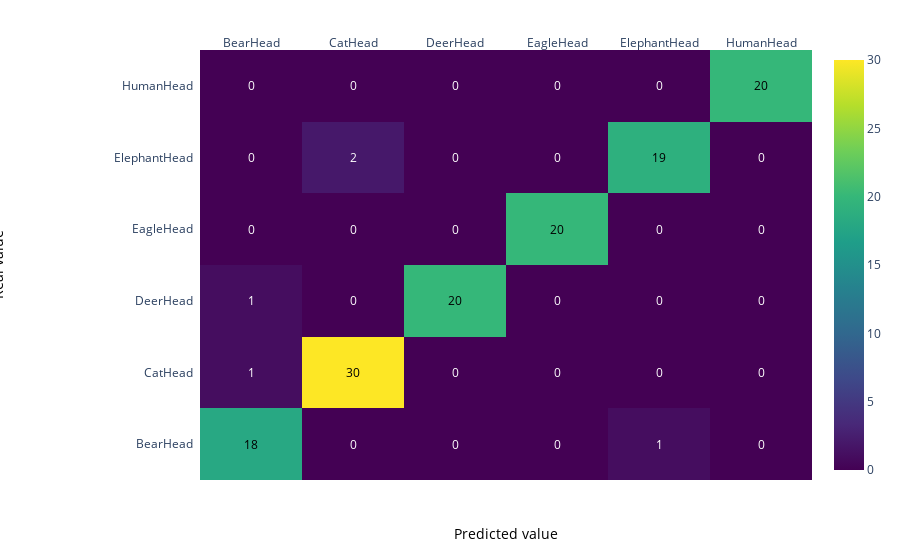

This figure's notebook cell:
### Code cell
z = confusion_matrix(best_pred, y_test)

x = ['BearHead', 'CatHead', 'DeerHead', 'EagleHead', 'ElephantHead', 'HumanHead']
y =  ['BearHead', 'CatHead', 'DeerHead', 'EagleHead', 'ElephantHead', 'HumanHead']

# change each element of z to type string for annotations
z_text = [[str(y) for y in x] for x in z]

# set up figure 
fig = ff.create_annotated_heatmap(z, x=x, y=y, annotation_text=z_text, colorscale='Viridis')

# add custom xaxis title
fig.add_annotation(dict(font=dict(color="black",size=14),
                        x=0.5,
                        y=-0.15,
                        showarrow=False,
                        text="Predicted value",
                        xref="paper",
                        yref="paper"))

# add custom yaxis title
fig.add_annotation(dict(font=dict(color="black",size=14),
                        x=-0.35,
                        y=0.5,
                        showarrow=False,
                        text="Real value",
                        textangle=-90,
                        xref="paper",
                        yref="paper"))

# adjust margins to make room for yaxis title
fig.update_layout(margin=dict(t=50, l=200))

# add colorbar
fig['data'][0]['showscale'] = True
fig.show()

### Figure 1 — Plotly figure (JSON) as saved in the notebook; plotly's stock layout.template omitted (floating-point values rounded to 4 significant figures)
{"data": [{"colorscale": [[0, "#440154"], [0.1111, "#482878"], [0.2222, "#3e4989"], [0.3333, "#31688e"], [0.4444, "#26828e"], [0.5556, "#1f9e89"], [0.6667, "#35b779"], [0.7778, "#6ece58"], [0.8889, "#b5de2b"], [1, "#fde725"]], "reversescale": false, "showscale": true, "type": "heatmap", "x": ["BearHead", "CatHead", "DeerHead", "EagleHead", "ElephantHead", "HumanHead"], "y": ["BearHead", "CatHead", "DeerHead", "EagleHead", "ElephantHead", "HumanHead"], "z": [[18, 0, 0, 0, 1, 0], [1, 30, 0, 0, 0, 0], [1, 0, 20, 0, 0, 0], [0, 0, 0, 20, 0, 0], [0, 2, 0, 0, 19, 0], [0, 0, 0, 0, 0, 20]]}], "layout": {"annotations": [{"font": {"color": "#000000"}, "showarrow": false, "text": "18", "x": "BearHead", "xref": "x", "y": "BearHead", "yref": "y"}, {"font": {"color": "#FFFFFF"}, "showarrow": false, "text": "0", "x": "CatHead", "xref": "x", "y": "BearHead", "yref": "y"}, {"font": {"color": "#FFFFFF"}, "showarrow": false, "text": "0", "x": "DeerHead", "xref": "x", "y": "BearHead", "yref": "y"}, {"font": {"color": "#FFFFFF"}, "showarrow": false, "text": "0", "x": "EagleHead", "xref": "x", "y": "BearHead", "yref": "y"}, {"font": {"color": "#FFFFFF"}, "showarrow": false, "text": "1", "x": "ElephantHead", "xref": "x", "y": "BearHead", "yref": "y"}, {"font": {"color": "#FFFFFF"}, "showarrow": false, "text": "0", "x": "HumanHead", "xref": "x", "y": "BearHead", "yref": "y"}, {"font": {"color": "#FFFFFF"}, "showarrow": false, "text": "1", "x": "BearHead", "xref": "x", "y": "CatHead", "yref": "y"}, {"font": {"color": "#000000"}, "showarrow": false, "text": "30", "x": "CatHead", "xref": "x", "y": "CatHead", "yref": "y"}, {"font": {"color": "#FFFFFF"}, "showarrow": false, "text": "0", "x": "DeerHead", "xref": "x", "y": "CatHead", "yref": "y"}, {"font": {"color": "#FFFFFF"}, "showarrow": false, "text": "0", "x": "EagleHead", "xref": "x", "y": "CatHead", "yref": "y"}, {"font": {"color": "#FFFFFF"}, "showarrow": false, "text": "0", "x": "ElephantHead", "xref": "x", "y": "CatHead", "yref": "y"}, {"font": {"color": "#FFFFFF"}, "showarrow": false, "text": "0", "x": "HumanHead", "xref": "x", "y": "CatHead", "yref": "y"}, {"font": {"color": "#FFFFFF"}, "showarrow": false, "text": "1", "x": "BearHead", "xref": "x", "y": "DeerHead", "yref": "y"}, {"font": {"color": "#FFFFFF"}, "showarrow": false, "text": "0", "x": "CatHead", "xref": "x", "y": "DeerHead", "yref": "y"}, {"font": {"color": "#000000"}, "showarrow": false, "text": "20", "x": "DeerHead", "xref": "x", "y": "DeerHead", "yref": "y"}, {"font": {"color": "#FFFFFF"}, "showarrow": false, "text": "0", "x": "EagleHead", "xref": "x", "y": "DeerHead", "yref": "y"}, {"font": {"color": "#FFFFFF"}, "showarrow": false, "text": "0", "x": "ElephantHead", "xref": "x", "y": "DeerHead", "yref": "y"}, {"font": {"color": "#FFFFFF"}, "showarrow": false, "text": "0", "x": "HumanHead", "xref": "x", "y": "DeerHead", "yref": "y"}, {"font": {"color": "#FFFFFF"}, "showarrow": false, "text": "0", "x": "BearHead", "xref": "x", "y": "EagleHead", "yref": "y"}, {"font": {"color": "#FFFFFF"}, "showarrow": false, "text": "0", "x": "CatHead", "xref": "x", "y": "EagleHead", "yref": "y"}, {"font": {"color": "#FFFFFF"}, "showarrow": false, "text": "0", "x": "DeerHead", "xref": "x", "y": "EagleHead", "yref": "y"}, {"font": {"color": "#000000"}, "showarrow": false, "text": "20", "x": "EagleHead", "xref": "x", "y": "EagleHead", "yref": "y"}, {"font": {"color": "#FFFFFF"}, "showarrow": false, "text": "0", "x": "ElephantHead", "xref": "x", "y": "EagleHead", "yref": "y"}, {"font": {"color": "#FFFFFF"}, "showarrow": false, "text": "0", "x": "HumanHead", "xref": "x", "y": "EagleHead", "yref": "y"}, {"font": {"color": "#FFFFFF"}, "showarrow": false, "text": "0", "x": "BearHead", "xref": "x", "y": "ElephantHead", "yref": "y"}, {"font": {"color": "#FFFFFF"}, "showarrow": false, "text": "2", "x": "CatHead", "xref": "x", "y": "ElephantHead", "yref": "y"}, {"font": {"color": "#FFFFFF"}, "showarrow": false, "text": "0", "x": "DeerHead", "xref": "x", "y": "ElephantHead", "yref": "y"}, {"font": {"color": "#FFFFFF"}, "showarrow": false, "text": "0", "x": "EagleHead", "xref": "x", "y": "ElephantHead", "yref": "y"}, {"font": {"color": "#000000"}, "showarrow": false, "text": "19", "x": "ElephantHead", "xref": "x", "y": "ElephantHead", "yref": "y"}, {"font": {"color": "#FFFFFF"}, "showarrow": false, "text": "0", "x": "HumanHead", "xref": "x", "y": "ElephantHead", "yref": "y"}, {"font": {"color": "#FFFFFF"}, "showarrow": false, "text": "0", "x": "BearHead", "xref": "x", "y": "HumanHead", "yref": "y"}, {"font": {"color": "#FFFFFF"}, "showarrow": false, "text": "0", "x": "CatHead", "xref": "x", "y": "HumanHead", "yref": "y"}, {"font": {"color": "#FFFFFF"}, "showarrow": false, "text": "0", "x": "DeerHead", "xref": "x", "y": "HumanHead", "yref": "y"}, {"font": {"color": "#FFFFFF"}, "showarrow": false, "text": "0", "x": "EagleHead", "xref": "x", "y": "HumanHead", "yref": "y"}, {"font": {"color": "#FFFFFF"}, "showarrow": false, "text": "0", "x": "ElephantHead", "xref": "x", "y": "HumanHead", "yref": "y"}, {"font": {"color": "#000000"}, "showarrow": false, "text": "20", "x": "HumanHead", "xref": "x", "y": "HumanHead", "yref": "y"}, {"font": {"color": "black", "size": 14}, "showarrow": false, "text": "Predicted value", "x": 0.5, "xref": "paper", "y": -0.15, "yref": "paper"}, {"font": {"color": "black", "size": 14}, "showarrow": false, "text": "Real value", "textangle": -90, "x": -0.35, "xref": "paper", "y": 0.5, "yref": "paper"}], "margin": {"l": 200, "t": 50}, "xaxis": {"dtick": 1, "gridcolor": "rgb(0, 0, 0)", "side": "top", "ticks": ""}, "yaxis": {"dtick": 1, "ticks": "", "ticksuffix": "  "}}}
